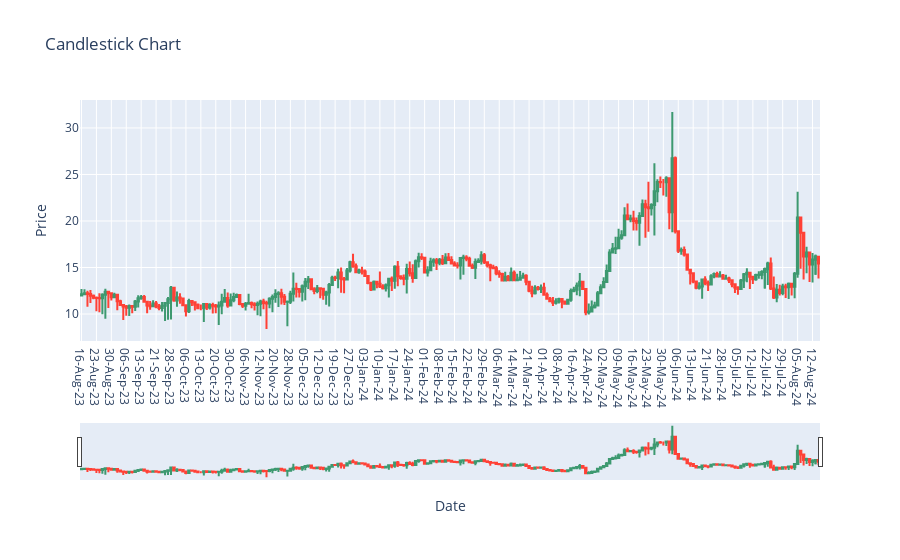

This figure's notebook cell:
### Code cell
candlestick = go.Candlestick(x=data['Date'],
                             open=data['Open'],
                             high=data['High'],
                             low=data['Low'],
                             close=data['Close'])


layout = go.Layout(title='Candlestick Chart',
                   xaxis_title='Date',
                   yaxis_title='Price')


fig = go.Figure(data=[candlestick], layout=layout)


fig.show()

### Figure 1 — Plotly figure (JSON) as saved in the notebook; plotly's stock layout.template omitted (floating-point values rounded to 4 significant figures; data arrays with more than 128 entries replaced by an {"elided": "..."} marker saying what was removed)
{"data": [{"close": {"elided": "250 float values"}, "high": {"elided": "250 float values"}, "low": {"elided": "250 float values"}, "open": {"elided": "250 float values"}, "type": "candlestick", "x": {"elided": "250 str values"}}], "layout": {"title": {"text": "Candlestick Chart"}, "xaxis": {"title": {"text": "Date"}}, "yaxis": {"title": {"text": "Price"}}}}
